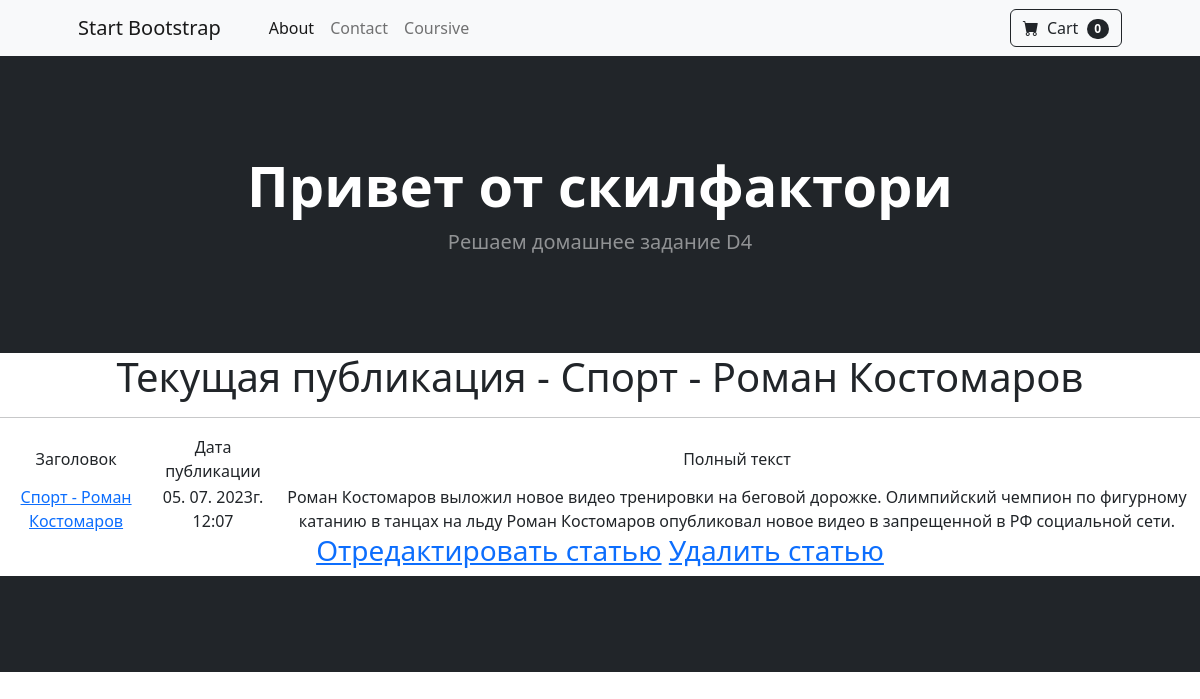
Page /news/4 on the committed database.
### newsapp/models.py (models this page shows, shortened)
class Post(models.Model):
    article = 'AR'
    news = 'NW'
    CHOICE = [
        (article, 'Статья'),
        (news, 'Новость')
    ]
    category = models.CharField(max_length=2,
                                choices=CHOICE,
                                default=article)
    adding_time = models.DateTimeField(auto_now_add=True)
    post_title = models.CharField(max_length=255)
    post_text = models.TextField()
    post_rating = models.IntegerField(default=0)
    post_author = models.ForeignKey(Author, on_delete=models.CASCADE, related_name='posts')
    post_category = models.ManyToManyField(Category, through='PostCategory')

### newsapp/views.py (the view)
# urls.py: path('<int:pk>', PostDetail.as_view()),
class PostDetail(DetailView):
    model = Post
    template_name = 'post.html'
    context_object_name = 'post'  # название объекта ghgfh

### newsapp/templatetags/custom_filters.py (called while the page is built)
@register.filter(name='Censor')
def Censor(value):
    negative_words = ['ругательства', 'политика', 'толерантность']
    censored_value = value
    for word in negative_words:
        censored_value = censored_value.replace(word, '*****')
    return censored_value

### templates/post.html (shortened to what this page needs)
{% extends 'flatpages/default.html' %}
{% load custom_filters %}
{% block content %}
    <h1>Текущая публикация - {{post.post_title|Censor}} </h1>
    <hr>
    {% if post %}
        <table>
            <tr>
                <td>
                    Заголовок
                </td>
                <td>
                    Дата публикации
                </td>
                <td>
                    Полный текст
                </td>
            </tr>
            <tr>
                <td>
                    <a href="{{post.id}}"> {{ post.post_title|Censor }}</a>
                </td>
                <td>
                    {{ post.adding_time|date:'d. m. Yг. H:m' }}
                </td>
                <td>
                    {{ post.post_text|Censor}}
                </td>
            </tr>
        </table>
        <h3>
            <a href="{{post.id}}/edit">Отредактировать статью</a>
            <a href="{{post.id}}/delete">Удалить статью</a>
        </h3>
    {% else %}
        <h2>Новости будут добавлены позднее!</h2>
    {% endif %}
{% endblock content %}

### rows in the picture
Post: post_title|Censor "Спорт - Роман Костомаров", adding_time "05. 07. 2023г. 12:07", post_text|Censor "Роман Костомаров выложил новое видео тренировки на беговой дорожке. Олимпийский чемпион по фигурному катанию в танцах на льду Роман Костомаров опубликовал новое видео в запрещенной в РФ социальной сети."
